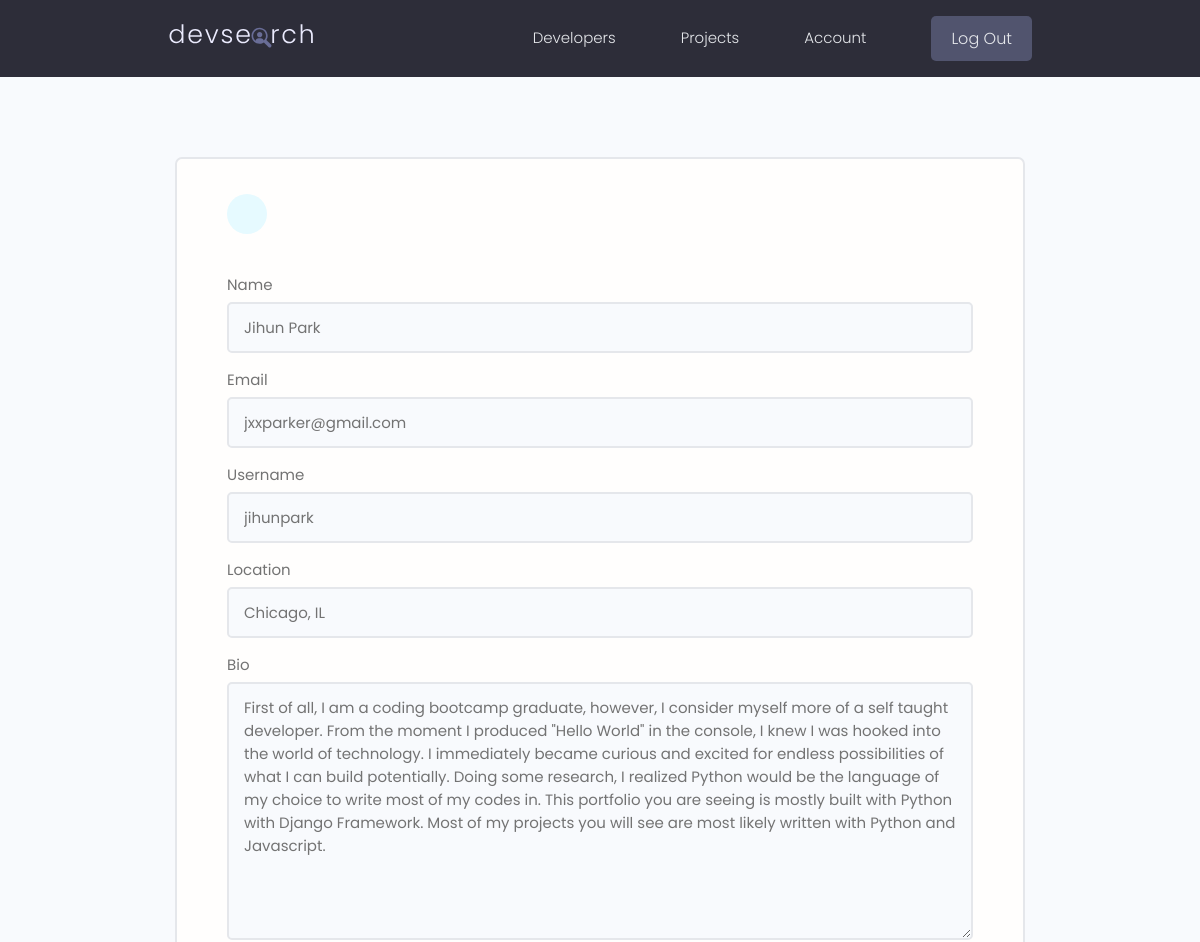
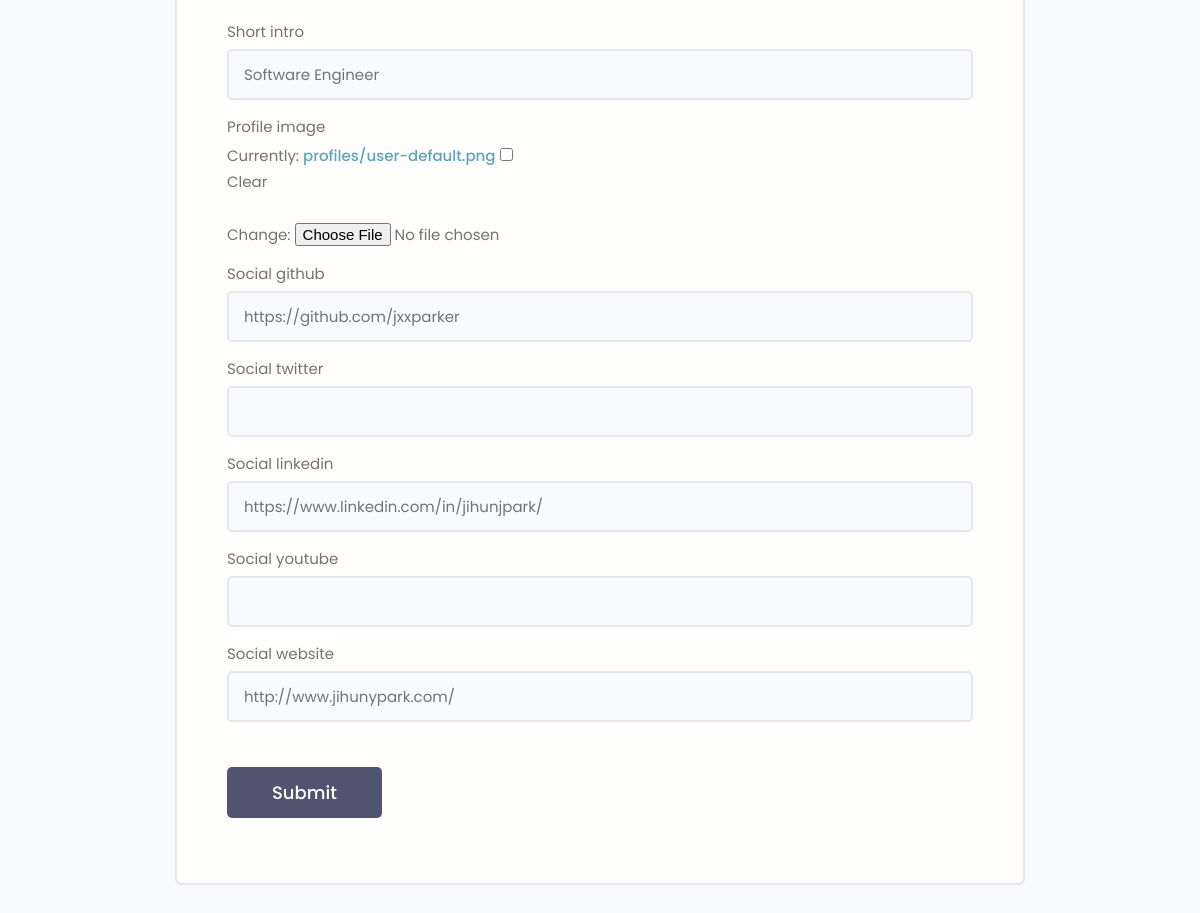
The app's page /editAccount/ (signed in), older data (2 pictures, top to bottom).
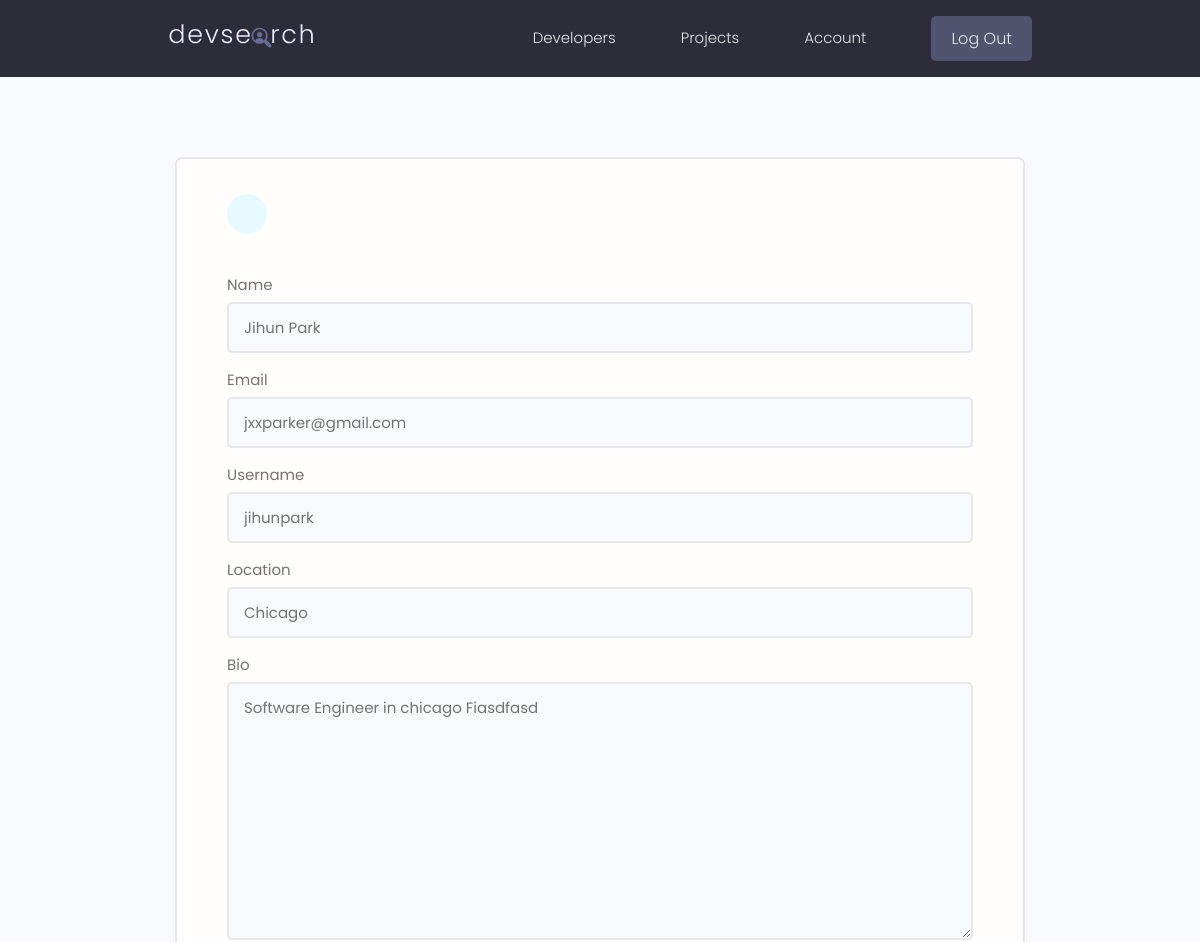
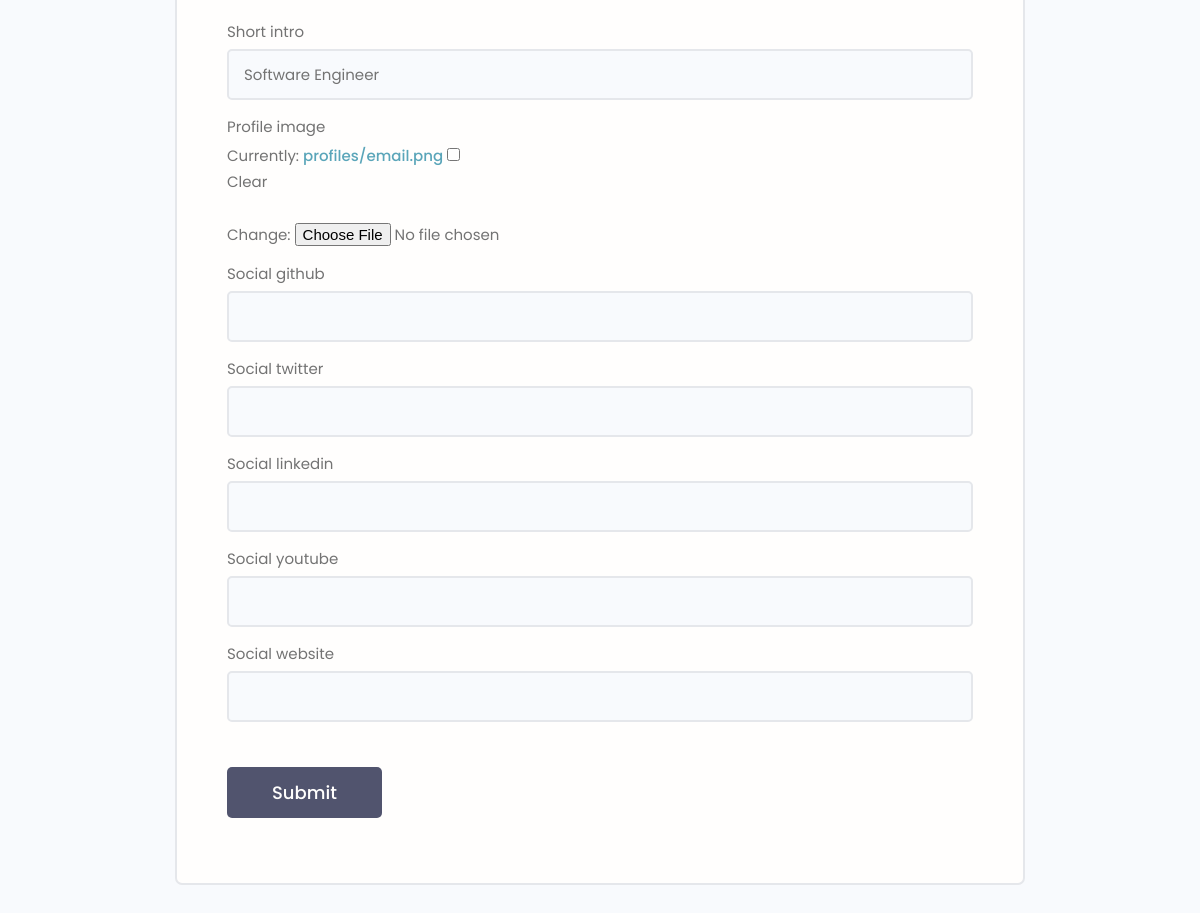
The same page, newer data (2 pictures, top to bottom).
### users/models.py (models this page shows, shortened)
class Profile(models.Model):
    user = models.OneToOneField(User, on_delete=models.CASCADE, null=True, blank=True)
    name = models.CharField(max_length=200, blank=True, null=True)
    email = models.EmailField(max_length=500, blank=True, null=True)
    username = models.CharField(max_length=200, blank=True, null=True)
    location = models.CharField(max_length=200, blank=True, null=True)
    short_intro = models.CharField(max_length=200, blank=True, null=True)
    bio = models.TextField(blank=True, null=True)
    profile_image = models.ImageField(null=True, blank=True, upload_to='profiles/', default="profiles/user-default.png")
    social_github = models.CharField(max_length=200, blank=True, null=True)
    social_twitter = models.CharField(max_length=200, blank=True, null=True)
    social_linkedin = models.CharField(max_length=200, blank=True, null=True)
    social_youtube= models.CharField(max_length=200, blank=True, null=True)
    social_website = models.CharField(max_length=200, blank=True, null=True)
    created = models.DateTimeField(auto_now_add=True)
    id = models.UUIDField(default=uuid.uuid4, unique=True, primary_key=True, editable=False)

### users/views.py (the view)
# urls.py: path("editAccount/", views.editAccount, name="editAccount"),
@login_required(login_url='login')
def editAccount(request):
    profile = request.user.profile
    form = ProfileForm(instance=profile)
    if request.method == 'POST':
        form = ProfileForm(request.POST, request.FILES, instance=profile)
        if form.is_valid():
            form.save()
            return redirect('userAccount')
    context = {'form': form}
    return render(request, 'users/profile_form.html', context)

### users/forms.py
class ProfileForm(ModelForm):
    class Meta:
        model = Profile
        fields = ["name",
                  "email",
                  "username",
                  "location",
                  "bio",
                  "short_intro",
                  "profile_image",
                  "social_github",
                  "social_twitter",
                  "social_linkedin",
                  "social_youtube",
                  "social_website"
        ]
    def __init__(self, *args, **kwargs):
            super(ProfileForm, self).__init__(*args, **kwargs)
            for name, field in self.fields.items():
                field.widget.attrs.update({"class": "input"})

### users/templates/users/profile_form.html (shortened to what this page needs)
<!DOCTYPE html>
<html lang="en">
<head>
</head>
<body>
    {% extends 'main.html' %}
    {% load static %}
    {% block content %}
    <main class="formPage my-xl">
        <div class="content-box">
            <div class="formWrapper">
                <a class="backButton" href="{% url 'userAccount' %}"></a>
                <br>
                <form class="form" method="POST" action="{% url 'editAccount' %}" enctype="multipart/form-data">
                    {% for field in form %}
                        <div class="form__field">
                            <label for="formInput#text">{{field.label}}</label>
                            {{field}}
                        </div>
                    {% endfor %}
                    <input class="btn btn--sub btn--lg  my-md" type="submit" value="Submit" />
                </form>
            </div>
        </div>
    </main>
    {% endblock %}

Row changes from the older to the newer data that the page shows:
changed Profile "Jihun Park": location "Chicago, IL" → "Chicago"; bio "First of all, I am a coding bootcamp graduate, however, I consider myself more of a self taught developer. From the moment I produced \"Hello World\" in the console, I knew I was hooked into the world of technology. I immediately became curious and excited for endless possibilities of what I can build potentially. Doing some research, I realized Python would be the language of my choice to write most of my codes in. This portfolio you are seeing is mostly built with Python with Django Framework. Most of my projects you will see are most likely written with Python and Javascript." → "Software Engineer in chicago Fiasdfasd"; social_github "https://github.com/jxxparker" → (not shown); social_linkedin "https://www.linkedin.com/in/jihunjpark/" → (not shown); social_website "http://www.jihunypark.com/" → (not shown)
Text that changed along with them:
text no longer shown: "Currently: profiles/user-default.png Clear Change:"
text now shown: "Currently: profiles/email.png Clear Change:"
